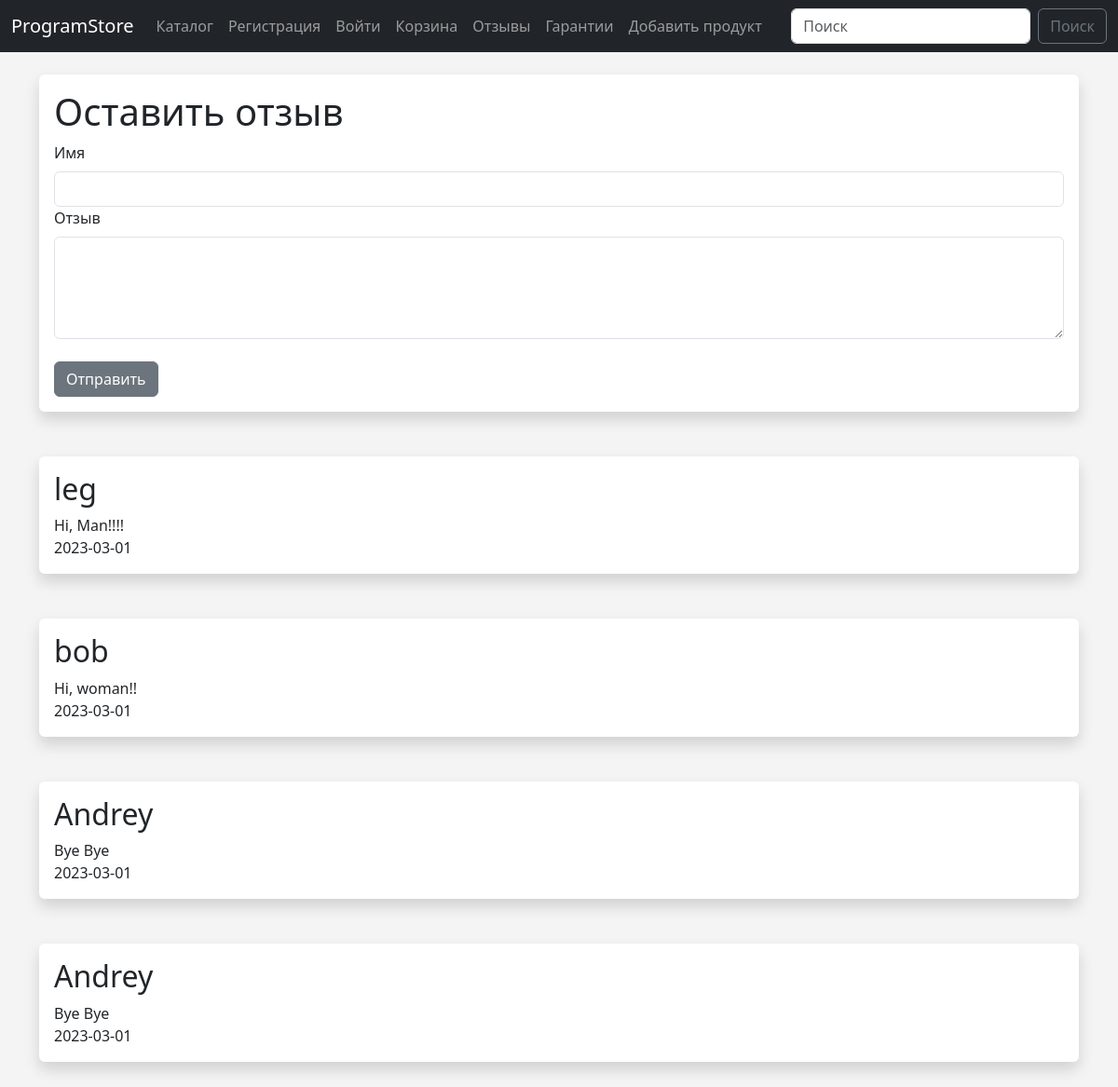
The app's page /reviews, older data.
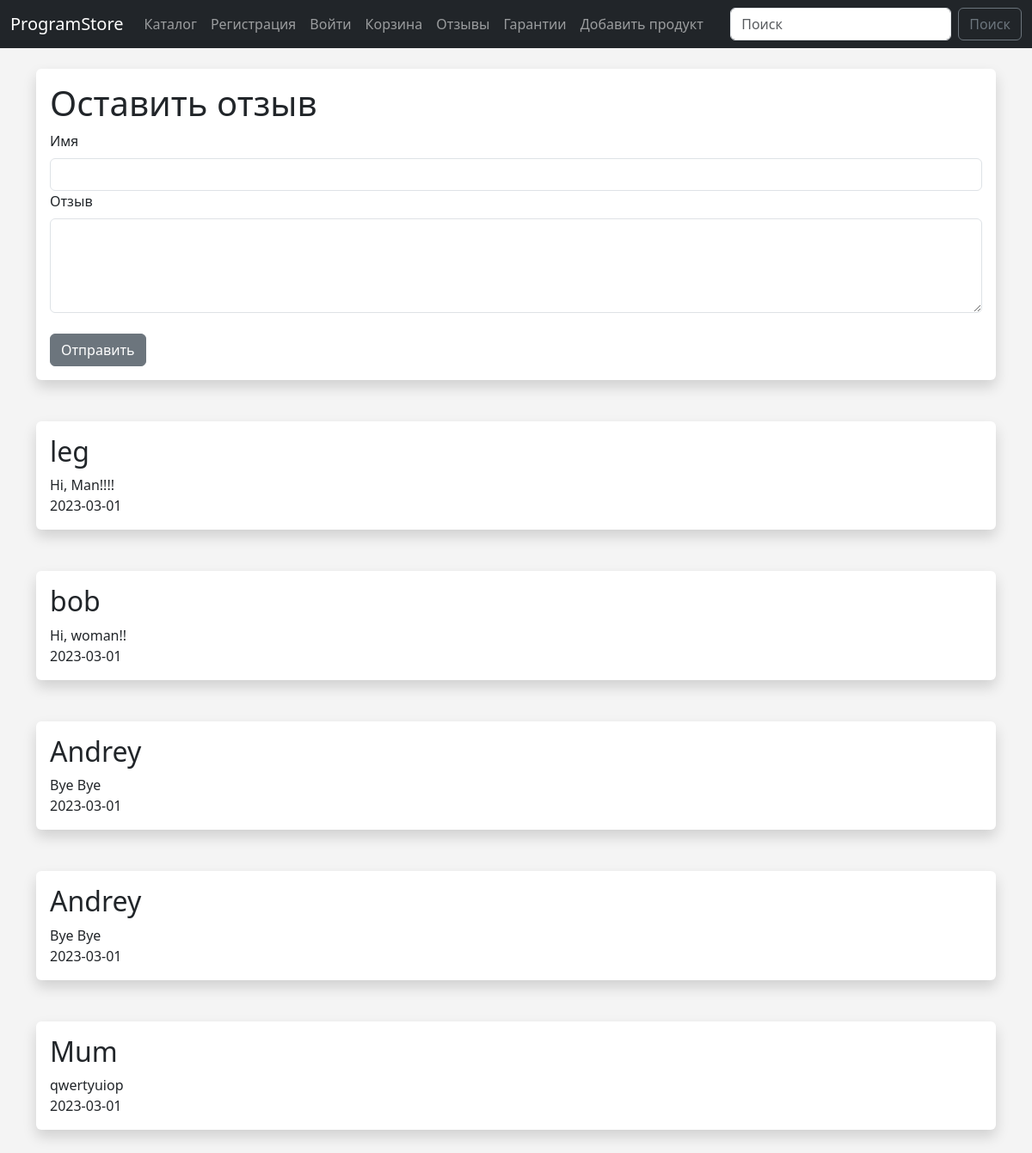
The same page, newer data.
### app.py (models this page shows)
class Reviews(db.Model):
    id = db.Column(db.Integer, primary_key=True)
    username = db.Column(db.String(70), nullable=False)
    review = db.Column(db.Text, nullable=False)
    date_added = db.Column(db.Date, default=date.today())

### app.py (the view)
@app.route('/reviews', methods=['GET', 'POST'])
def reviews():
    form = ReviewForm()
    reviews = Reviews.query.order_by(Reviews.date_added)
    if form.validate_on_submit():
        review = Reviews(username=form.username.data, review=form.review.data)
        db.session.add(review)
        db.session.commit()
        form.username.data = ''
        form.review.data = ''
    return render_template('reviews.html', form=form, reviews=reviews)

### app.py
class ReviewForm(FlaskForm):
    username = StringField('Имя', validators=[DataRequired()])
    review = StringField('Отзыв', validators=[DataRequired()], widget=TextArea())
    submit = SubmitField('Отправить')

### templates/reviews.html (shortened to what this page needs)
{% extends 'base.html' %}
{% block content %}
<div class="shadow p-3 mb-5 bg-white rounded">
    <h1>Оставить отзыв</h1>
    <form method="POST">
        {{ form.username.label(class="form-label") }}
        {{ form.username(class="form-control") }}
        {{ form.review.label(class="form-label") }}
        {{ form.review(class="form-control", rows='4') }}
        <br>
        {{ form.submit(class="btn btn-secondary") }}
    </form>
</div>
{% for review in reviews %}
<div class="shadow p-3 mb-5 bg-white rounded">
    <h2>{{review.username}}</h2>
    {{review.review}}<br>
    {{review.date_added}}<br>
</div>
{% endfor %}
{% endblock %}

### templates/base.html (shortened to what this page needs)
<!doctype html>
<html lang="ru">
<head>
    <link href="https://cdn.jsdelivr.net/npm/bootstrap@5.3.0-alpha1/dist/css/bootstrap.min.css" rel="stylesheet"
>
    <link href="{{url_for('static', filename='css/style.css')}}" rel="stylesheet">
</head>
<body>
{% include 'navbar.html' %}
<br/>
<div class="container">
    {% block content %}{% endblock %}
</div>
</body>
</html>

### templates/navbar.html (shortened to what this page needs)
<nav class="navbar navbar-expand-lg navbar-dark bg-dark">
  <div class="container-fluid">
    <a class="navbar-brand" href="{{url_for('index')}}">ProgramStore</a>
    <div class="collapse navbar-collapse" id="navbarSupportedContent">
      <ul class="navbar-nav me-auto mb-2 mb-lg-0">
        <li class="nav-item">
          <a class="nav-link" href="{{url_for('catalog')}}">Каталог</a>
        </li>
        <li class="nav-item">
          <a class="nav-link" href="{{url_for('register')}}">Регистрация</a>
        </li>
        <li class="nav-item">
          <a class="nav-link" href="{{url_for('login')}}">Войти</a>
        </li>
        <li class="nav-item">
          <a class="nav-link" href="#">Корзина</a>
        </li>
        <li class="nav-item">
          <a class="nav-link" href="{{url_for('reviews')}}">Отзывы</a>
        </li>
        <li class="nav-item">
          <a class="nav-link" href="{{url_for('guarantees')}}">Гарантии</a>
        </li>
        <li class="nav-item">
          <a class="nav-link" href="{{url_for('add_product')}}">Добавить продукт</a>
        </li>
      </ul>
      <form class="d-flex" role="search">
        <input class="form-control me-2" type="search" placeholder="Поиск" aria-label="Поиск">
        <button class="btn btn-outline-secondary" type="submit">Поиск</button>
      </form>
    </div>
  </div>
</nav>

### static/css/style.css (style rules this page uses)
body { background: #f4f4f4; }

Row changes from the older to the newer data that the page shows:
added Reviews: username "Mum", review "qwertyuiop", date_added "2023-03-01"
